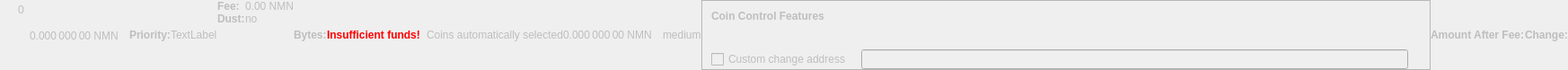
    <widget class="QWidget" name="dummyHideWidget" native="true">
     <property name="enabled">
      <bool>false</bool>
     </property>
     <property name="maximumSize">
      <size>
       <width>100</width>
       <height>22</height>
      </size>
     </property>
     <layout class="QHBoxLayout" name="dummyHideLayout">
      <property name="spacing">
       <number>0</number>
      </property>
      <property name="leftMargin">
       <number>0</number>
      </property>
      <property name="topMargin">
       <number>0</number>
      </property>
      <property name="rightMargin">
       <number>0</number>
      </property>
      <property name="bottomMargin">
       <number>0</number>
      </property>
      <item>
       <layout class="QFormLayout" name="formLayoutCoinControl1">
        <property name="horizontalSpacing">
         <number>10</number>
        </property>
        <property name="verticalSpacing">
         <number>14</number>
        </property>
        <property name="leftMargin">
         <number>10</number>
        </property>
        <property name="topMargin">
         <number>4</number>
        </property>
        <property name="rightMargin">
         <number>6</number>
        </property>
        <item row="0" column="1">
         <widget class="QLabel" name="labelCoinControlBytes">
          <property name="cursor">
           <cursorShape>IBeamCursor</cursorShape>
          </property>
          <property name="contextMenuPolicy">
           <enum>Qt::ActionsContextMenu</enum>
          </property>
          <property name="text">
           <string notr="true">0</string>
          </property>
          <property name="textInteractionFlags">
           <set>Qt::LinksAccessibleByMouse|Qt::TextSelectableByKeyboard|Qt::TextSelectableByMouse</set>
          </property>
         </widget>
        </item>
       </layout>
      </item>
      <item>
       <widget class="QLabel" name="labelCoinControlAfterFee">
        <property name="enabled">
         <bool>false</bool>
        </property>
        <property name="sizePolicy">
         <sizepolicy hsizetype="Fixed" vsizetype="Fixed">
          <horstretch>0</horstretch>
          <verstretch>0</verstretch>
         </sizepolicy>
        </property>
        <property name="minimumSize">
         <size>
          <width>111</width>
          <height>12</height>
         </size>
        </property>
        <property name="maximumSize">
         <size>
          <width>111</width>
          <height>12</height>
         </size>
        </property>
        <property name="cursor">
         <cursorShape>IBeamCursor</cursorShape>
        </property>
        <property name="contextMenuPolicy">
         <enum>Qt::ActionsContextMenu</enum>
        </property>
        <property name="text">
         <string notr="true">0.000 000 00 NMN</string>
        </property>
        <property name="textInteractionFlags">
         <set>Qt::LinksAccessibleByMouse|Qt::TextSelectableByKeyboard|Qt::TextSelectableByMouse</set>
        </property>
       </widget>
      </item>
      <item>
       <widget class="QLabel" name="labelCoinControlPriorityText">
        <property name="enabled">
         <bool>false</bool>
        </property>
        <property name="font">
         <font>
          <weight>75</weight>
          <bold>true</bold>
         </font>
        </property>
        <property name="text">
         <string>Priority:</string>
        </property>
       </widget>
      </item>
      <item>
       <layout class="QHBoxLayout" name="horizontalLayout">
        <item>
         <widget class="QLabel" name="WarningLabel">
          <property name="text">
           <string>TextLabel</string>
          </property>
         </widget>
        </item>
       </layout>
      </item>
      <item>
       <layout class="QFormLayout" name="formLayoutCoinControl3">
        <property name="horizontalSpacing">
         <number>0</number>
        </property>
        <property name="verticalSpacing">
         <number>0</number>
        </property>
        <property name="leftMargin">
         <number>0</number>
        </property>
        <property name="topMargin">
         <number>0</number>
        </property>
        <property name="rightMargin">
         <number>0</number>
        </property>
        <item row="0" column="0">
         <widget class="QLabel" name="labelCoinControlFeeText">
          <property name="enabled">
           <bool>false</bool>
          </property>
          <property name="font">
           <font>
            <weight>75</weight>
            <bold>true</bold>
           </font>
          </property>
          <property name="text">
           <string>Fee:</string>
          </property>
          <property name="margin">
           <number>0</number>
          </property>
         </widget>
        </item>
        <item row="0" column="1">
         <widget class="QLabel" name="labelCoinControlFee">
          <property name="enabled">
           <bool>false</bool>
          </property>
          <property name="cursor">
           <cursorShape>IBeamCursor</cursorShape>
          </property>
          <property name="contextMenuPolicy">
           <enum>Qt::ActionsContextMenu</enum>
          </property>
          <property name="text">
           <string notr="true">0.00 NMN</string>
          </property>
          <property name="textInteractionFlags">
           <set>Qt::LinksAccessibleByMouse|Qt::TextSelectableByKeyboard|Qt::TextSelectableByMouse</set>
          </property>
         </widget>
        </item>
        <item row="1" column="0">
         <widget class="QLabel" name="labelCoinControlLowOutputText">
          <property name="enabled">
           <bool>false</bool>
          </property>
          <property name="font">
           <font>
            <weight>75</weight>
            <bold>true</bold>
           </font>
          </property>
          <property name="text">
           <string>Dust:</string>
          </property>
         </widget>
        </item>
        <item row="1" column="1">
         <widget class="QLabel" name="labelCoinControlLowOutput">
          <property name="enabled">
           <bool>false</bool>
          </property>
          <property name="cursor">
           <cursorShape>IBeamCursor</cursorShape>
          </property>
          <property name="contextMenuPolicy">
           <enum>Qt::ActionsContextMenu</enum>
          </property>
          <property name="text">
           <string>no</string>
          </property>
          <property name="textInteractionFlags">
           <set>Qt::LinksAccessibleByMouse|Qt::TextSelectableByKeyboard|Qt::TextSelectableByMouse</set>
          </property>
         </widget>
        </item>
       </layout>
      </item>
      <item>
       <widget class="QLabel" name="labelCoinControlBytesText">
        <property name="enabled">
         <bool>false</bool>
        </property>
        <property name="font">
         <font>
          <weight>75</weight>
          <bold>true</bold>
         </font>
        </property>
        <property name="text">
         <string>Bytes:</string>
        </property>
       </widget>
      </item>
      <item>
       <layout class="QFormLayout" name="formLayoutCoinControl2">
        <property name="horizontalSpacing">
         <number>0</number>
        </property>
        <property name="verticalSpacing">
         <number>0</number>
        </property>
        <property name="leftMargin">
         <number>0</number>
        </property>
        <property name="topMargin">
         <number>0</number>
        </property>
        <property name="rightMargin">
         <number>0</number>
        </property>
       </layout>
      </item>
      <item>
       <layout class="QHBoxLayout" name="horizontalLayoutCoinControl2">
        <property name="spacing">
         <number>0</number>
        </property>
        <property name="bottomMargin">
         <number>0</number>
        </property>
       </layout>
      </item>
      <item>
       <widget class="QLabel" name="labelCoinControlInsuffFunds">
        <property name="enabled">
         <bool>false</bool>
        </property>
        <property name="minimumSize">
         <size>
          <width>0</width>
          <height>0</height>
         </size>
        </property>
        <property name="font">
         <font>
          <weight>75</weight>
          <bold>true</bold>
         </font>
        </property>
        <property name="styleSheet">
         <string notr="true">color:red;font-weight:bold;</string>
        </property>
        <property name="text">
         <string>Insufficient funds!</string>
        </property>
        <property name="margin">
         <number>5</number>
        </property>
       </widget>
      </item>
      <item>
       <layout class="QFormLayout" name="formLayoutCoinControl4">
        <property name="horizontalSpacing">
         <number>0</number>
        </property>
        <property name="verticalSpacing">
         <number>0</number>
        </property>
        <property name="leftMargin">
         <number>0</number>
        </property>
        <property name="topMargin">
         <number>0</number>
        </property>
        <property name="rightMargin">
         <number>0</number>
        </property>
       </layout>
      </item>
      <item>
       <widget class="QLabel" name="labelCoinControlChangeLabel">
        <property name="enabled">
         <bool>false</bool>
        </property>
        <property name="sizePolicy">
         <sizepolicy hsizetype="Preferred" vsizetype="Expanding">
          <horstretch>0</horstretch>
          <verstretch>0</verstretch>
         </sizepolicy>
        </property>
        <property name="minimumSize">
         <size>
          <width>0</width>
          <height>0</height>
         </size>
        </property>
        <property name="text">
         <string/>
        </property>
        <property name="margin">
         <number>3</number>
        </property>
       </widget>
      </item>
      <item>
       <widget class="QLabel" name="labelCoinControlAutomaticallySelected">
        <property name="enabled">
         <bool>false</bool>
        </property>
        <property name="sizePolicy">
         <sizepolicy hsizetype="Fixed" vsizetype="Fixed">
          <horstretch>0</horstretch>
          <verstretch>0</verstretch>
         </sizepolicy>
        </property>
        <property name="minimumSize">
         <size>
          <width>0</width>
          <height>0</height>
         </size>
        </property>
        <property name="maximumSize">
         <size>
          <width>240</width>
          <height>16777215</height>
         </size>
        </property>
        <property name="text">
         <string>Coins automatically selected</string>
        </property>
        <property name="margin">
         <number>5</number>
        </property>
       </widget>
      </item>
      <item>
       <widget class="QLabel" name="labelCoinControlChange">
        <property name="enabled">
         <bool>false</bool>
        </property>
        <property name="sizePolicy">
         <sizepolicy hsizetype="Fixed" vsizetype="Fixed">
          <horstretch>0</horstretch>
          <verstretch>0</verstretch>
         </sizepolicy>
        </property>
        <property name="minimumSize">
         <size>
          <width>111</width>
          <height>0</height>
         </size>
        </property>
        <property name="maximumSize">
         <size>
          <width>111</width>
          <height>16777215</height>
         </size>
        </property>
        <property name="cursor">
         <cursorShape>IBeamCursor</cursorShape>
        </property>
        <property name="contextMenuPolicy">
         <enum>Qt::ActionsContextMenu</enum>
        </property>
        <property name="text">
         <string notr="true">0.000 000 00 NMN</string>
        </property>
        <property name="textInteractionFlags">
         <set>Qt::LinksAccessibleByMouse|Qt::TextSelectableByKeyboard|Qt::TextSelectableByMouse</set>
        </property>
       </widget>
      </item>
      <item>
       <widget class="QLabel" name="labelCoinControlPriority">
        <property name="enabled">
         <bool>false</bool>
        </property>
        <property name="cursor">
         <cursorShape>IBeamCursor</cursorShape>
        </property>
        <property name="contextMenuPolicy">
         <enum>Qt::ActionsContextMenu</enum>
        </property>
        <property name="text">
         <string>medium</string>
        </property>
        <property name="textInteractionFlags">
         <set>Qt::LinksAccessibleByMouse|Qt::TextSelectableByKeyboard|Qt::TextSelectableByMouse</set>
        </property>
       </widget>
      </item>
      <item>
       <widget class="QFrame" name="frameCoinControl">
        <property name="sizePolicy">
         <sizepolicy hsizetype="Expanding" vsizetype="Expanding">
          <horstretch>0</horstretch>
          <verstretch>0</verstretch>
         </sizepolicy>
        </property>
        <property name="maximumSize">
         <size>
          <width>16777215</width>
          <height>16777215</height>
         </size>
        </property>
        <property name="frameShape">
         <enum>QFrame::StyledPanel</enum>
        </property>
        <property name="frameShadow">
         <enum>QFrame::Sunken</enum>
        </property>
        <layout class="QVBoxLayout" name="verticalLayoutCoinControl2_2">
         <property name="spacing">
          <number>0</number>
         </property>
         <property name="leftMargin">
          <number>0</number>
         </property>
         <property name="topMargin">
          <number>0</number>
         </property>
         <property name="rightMargin">
          <number>0</number>
         </property>
         <property name="bottomMargin">
          <number>0</number>
         </property>
         <item>
          <layout class="QVBoxLayout" name="verticalLayoutCoinControl" stretch="0,0,0,1">
           <property name="spacing">
            <number>0</number>
           </property>
           <property name="leftMargin">
            <number>10</number>
           </property>
           <property name="topMargin">
            <number>10</number>
           </property>
           <item>
            <layout class="QHBoxLayout" name="horizontalLayoutCoinControl1">
             <property name="bottomMargin">
              <number>15</number>
             </property>
             <item>
              <widget class="QLabel" name="labelCoinControlFeatures">
               <property name="enabled">
                <bool>false</bool>
               </property>
               <property name="sizePolicy">
                <sizepolicy hsizetype="Preferred" vsizetype="Maximum">
                 <horstretch>0</horstretch>
                 <verstretch>0</verstretch>
                </sizepolicy>
               </property>
               <property name="font">
                <font>
                 <weight>75</weight>
                 <bold>true</bold>
                </font>
               </property>
               <property name="styleSheet">
                <string notr="true">font-weight:bold;</string>
               </property>
               <property name="text">
                <string>Coin Control Features</string>
               </property>
              </widget>
             </item>
            </layout>
           </item>
           <item>
            <widget class="QWidget" name="widgetCoinControl" native="true">
             <property name="sizePolicy">
              <sizepolicy hsizetype="Preferred" vsizetype="Preferred">
               <horstretch>0</horstretch>
               <verstretch>0</verstretch>
              </sizepolicy>
             </property>
             <property name="minimumSize">
              <size>
               <width>0</width>
               <height>0</height>
              </size>
             </property>
             <property name="styleSheet">
              <string notr="true"/>
             </property>
             <layout class="QHBoxLayout" name="horizontalLayoutCoinControl5_2">
              <property name="leftMargin">
               <number>0</number>
              </property>
              <property name="topMargin">
               <number>0</number>
              </property>
              <property name="rightMargin">
               <number>0</number>
              </property>
              <property name="bottomMargin">
               <number>0</number>
              </property>
              <item>
               <layout class="QHBoxLayout" name="horizontalLayoutCoinControl3">
                <property name="spacing">
                 <number>20</number>
                </property>
                <property name="topMargin">
                 <number>0</number>
                </property>
                <property name="bottomMargin">
                 <number>10</number>
                </property>
               </layout>
              </item>
             </layout>
            </widget>
           </item>
           <item>
            <layout class="QHBoxLayout" name="horizontalLayoutCoinControl4" stretch="0,0,0">
             <property name="spacing">
              <number>12</number>
             </property>
             <property name="sizeConstraint">
              <enum>QLayout::SetDefaultConstraint</enum>
             </property>
             <property name="topMargin">
              <number>5</number>
             </property>
             <property name="rightMargin">
              <number>5</number>
             </property>
             <item>
              <widget class="QCheckBox" name="checkBoxCoinControlChange">
               <property name="enabled">
                <bool>false</bool>
               </property>
               <property name="toolTip">
                <string>If this is activated, but the change address is empty or invalid, change will be sent to a newly generated address.</string>
               </property>
               <property name="text">
                <string>Custom change address</string>
               </property>
              </widget>
             </item>
             <item>
              <widget class="QValidatedLineEdit" name="lineEditCoinControlChange">
               <property name="enabled">
                <bool>false</bool>
               </property>
               <property name="sizePolicy">
                <sizepolicy hsizetype="Expanding" vsizetype="Fixed">
                 <horstretch>0</horstretch>
                 <verstretch>0</verstretch>
                </sizepolicy>
               </property>
              </widget>
             </item>
             <item>
              <widget class="QLabel" name="labelCoinControlChangeLabel_2">
               <property name="sizePolicy">
                <sizepolicy hsizetype="Preferred" vsizetype="Expanding">
                 <horstretch>0</horstretch>
                 <verstretch>0</verstretch>
                </sizepolicy>
               </property>
               <property name="minimumSize">
                <size>
                 <width>0</width>
                 <height>0</height>
                </size>
               </property>
               <property name="text">
                <string/>
               </property>
               <property name="margin">
                <number>3</number>
               </property>
              </widget>
             </item>
            </layout>
           </item>
           <item>
            <spacer name="verticalSpacerCoinControl">
             <property name="orientation">
              <enum>Qt::Vertical</enum>
             </property>
             <property name="sizeHint" stdset="0">
              <size>
               <width>800</width>
               <height>1</height>
              </size>
             </property>
            </spacer>
           </item>
          </layout>
         </item>
        </layout>
       </widget>
      </item>
      <item>
       <widget class="QLabel" name="labelCoinControlAfterFeeText">
        <property name="enabled">
         <bool>false</bool>
        </property>
        <property name="minimumSize">
         <size>
          <width>0</width>
          <height>0</height>
         </size>
        </property>
        <property name="maximumSize">
         <size>
          <width>16777215</width>
          <height>16777215</height>
         </size>
        </property>
        <property name="font">
         <font>
          <weight>75</weight>
          <bold>true</bold>
         </font>
        </property>
        <property name="text">
         <string>Amount After Fee:</string>
        </property>
        <property name="alignment">
         <set>Qt::AlignLeading|Qt::AlignLeft|Qt::AlignVCenter</set>
        </property>
        <property name="margin">
         <number>0</number>
        </property>
       </widget>
      </item>
      <item>
       <widget class="QLabel" name="labelCoinControlChangeText">
        <property name="enabled">
         <bool>false</bool>
        </property>
        <property name="sizePolicy">
         <sizepolicy hsizetype="Preferred" vsizetype="Preferred">
          <horstretch>0</horstretch>
          <verstretch>0</verstretch>
         </sizepolicy>
        </property>
        <property name="minimumSize">
         <size>
          <width>0</width>
          <height>0</height>
         </size>
        </property>
        <property name="maximumSize">
         <size>
          <width>16777215</width>
          <height>16777215</height>
         </size>
        </property>
        <property name="font">
         <font>
          <weight>75</weight>
          <bold>true</bold>
         </font>
        </property>
        <property name="text">
         <string>Change:</string>
        </property>
        <property name="alignment">
         <set>Qt::AlignLeading|Qt::AlignLeft|Qt::AlignVCenter</set>
        </property>
       </widget>
      </item>
     </layout>
    </widget>
